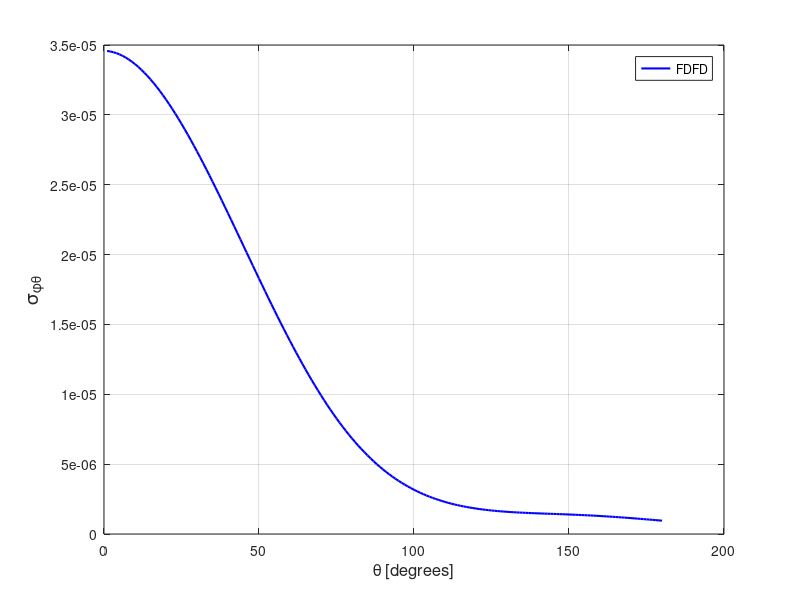

MATLAB code to generate this figure:
spt = [ 
    1  0.34572742E-04
    2  0.34539058E-04
    3  0.34487046E-04
    4  0.34416822E-04
    5  0.34328743E-04
    6  0.34223656E-04
    7  0.34101035E-04
    8  0.33961212E-04
    9  0.33805038E-04
   10  0.33632627E-04
   11  0.33444248E-04
   12  0.33240020E-04
   13  0.33021042E-04
   14  0.32787269E-04
   15  0.32539177E-04
   16  0.32276577E-04
   17  0.32000553E-04
   18  0.31711574E-04
   19  0.31409825E-04
   20  0.31096108E-04
   21  0.30770345E-04
   22  0.30433208E-04
   23  0.30084866E-04
   24  0.29726163E-04
   25  0.29357621E-04
   26  0.28979721E-04
   27  0.28592771E-04
   28  0.28196951E-04
   29  0.27793345E-04
   30  0.27381564E-04
   31  0.26963044E-04
   32  0.26537660E-04
   33  0.26106251E-04
   34  0.25669027E-04
   35  0.25226789E-04
   36  0.24779723E-04
   37  0.24328458E-04
   38  0.23873023E-04
   39  0.23414344E-04
   40  0.22953005E-04
   41  0.22489088E-04
   42  0.22023058E-04
   43  0.21556159E-04
   44  0.21087861E-04
   45  0.20619153E-04
   46  0.20150677E-04
   47  0.19681855E-04
   48  0.19214191E-04
   49  0.18747551E-04
   50  0.18282888E-04
   51  0.17820028E-04
   52  0.17359651E-04
   53  0.16902688E-04
   54  0.16448805E-04
   55  0.15998612E-04
   56  0.15552827E-04
   57  0.15110583E-04
   58  0.14674193E-04
   59  0.14242542E-04
   60  0.13816400E-04
   61  0.13396488E-04
   62  0.12982495E-04
   63  0.12574460E-04
   64  0.12174083E-04
   65  0.11780512E-04
   66  0.11393393E-04
   67  0.11014533E-04
   68  0.10643115E-04
   69  0.10279930E-04
   70  0.99241952E-05
   71  0.95771939E-05
   72  0.92380151E-05
   73  0.89078803E-05
   74  0.85864749E-05
   75  0.82733613E-05
   76  0.79691308E-05
   77  0.76736687E-05
   78  0.73870201E-05
   79  0.71091617E-05
   80  0.68400773E-05
   81  0.65797472E-05
   82  0.63283633E-05
   83  0.60854472E-05
   84  0.58516480E-05
   85  0.56255044E-05
   86  0.54082261E-05
   87  0.51992679E-05
   88  0.49986975E-05
   89  0.48061265E-05
   90  0.46209193E-05
   91  0.44436624E-05
   92  0.42741440E-05
   93  0.41118647E-05
   94  0.39569891E-05
   95  0.38087953E-05
   96  0.36676522E-05
   97  0.35329790E-05
   98  0.34050245E-05
   99  0.32829341E-05
  100  0.31669554E-05
  101  0.30567921E-05
  102  0.29526209E-05
  103  0.28533991E-05
  104  0.27596720E-05
  105  0.26709583E-05
  106  0.25868089E-05
  107  0.25077047E-05
  108  0.24332455E-05
  109  0.23624996E-05
  110  0.22961947E-05
  111  0.22335669E-05
  112  0.21749868E-05
  113  0.21197666E-05
  114  0.20684327E-05
  115  0.20197601E-05
  116  0.19746226E-05
  117  0.19322131E-05
  118  0.18927519E-05
  119  0.18558846E-05
  120  0.18214029E-05
  121  0.17895848E-05
  122  0.17598370E-05
  123  0.17324684E-05
  124  0.17067271E-05
  125  0.16832266E-05
  126  0.16612505E-05
  127  0.16409175E-05
  128  0.16220652E-05
  129  0.16046999E-05
  130  0.15887597E-05
  131  0.15739395E-05
  132  0.15600167E-05
  133  0.15472608E-05
  134  0.15352936E-05
  135  0.15242204E-05
  136  0.15137365E-05
  137  0.15039104E-05
  138  0.14945518E-05
  139  0.14857391E-05
  140  0.14772500E-05
  141  0.14689007E-05
  142  0.14609300E-05
  143  0.14529753E-05
  144  0.14451239E-05
  145  0.14373948E-05
  146  0.14294046E-05
  147  0.14214432E-05
  148  0.14132045E-05
  149  0.14047858E-05
  150  0.13961313E-05
  151  0.13871842E-05
  152  0.13778829E-05
  153  0.13682344E-05
  154  0.13581493E-05
  155  0.13477181E-05
  156  0.13368128E-05
  157  0.13254377E-05
  158  0.13136610E-05
  159  0.13013758E-05
  160  0.12886472E-05
  161  0.12754140E-05
  162  0.12618538E-05
  163  0.12476579E-05
  164  0.12331463E-05
  165  0.12180601E-05
  166  0.12026071E-05
  167  0.11868165E-05
  168  0.11706752E-05
  169  0.11540511E-05
  170  0.11370890E-05
  171  0.11198463E-05
  172  0.11023780E-05
  173  0.10845301E-05
  174  0.10665647E-05
  175  0.10483092E-05
  176  0.10299069E-05
  177  0.10113854E-05
  178  0.99269528E-06
  179  0.97396924E-06
  180  0.95516100E-06
  181  0.93633940E-06
  182  0.91754970E-06
  183  0.89877580E-06
  184  0.88003594E-06
  185  0.86141961E-06
  186  0.84294436E-06
  187  0.82455472E-06
  188  0.80634328E-06
  189  0.78839054E-06
  190  0.77055893E-06
  191  0.75302040E-06
  192  0.73569464E-06
  193  0.71869215E-06
  194  0.70199309E-06
  195  0.68555971E-06
  196  0.66947905E-06
  197  0.65378134E-06
  198  0.63839934E-06
  199  0.62343435E-06
  200  0.60881518E-06
  201  0.59466481E-06
  202  0.58085243E-06
  203  0.56744148E-06
  204  0.55455007E-06
  205  0.54202849E-06
  206  0.52995421E-06
  207  0.51834007E-06
  208  0.50722002E-06
  209  0.49655819E-06
  210  0.48638174E-06
  211  0.47666583E-06
  212  0.46743318E-06
  213  0.45876163E-06
  214  0.45046403E-06
  215  0.44276837E-06
  216  0.43555923E-06
  217  0.42890687E-06
  218  0.42273481E-06
  219  0.41704342E-06
  220  0.41194494E-06
  221  0.40740557E-06
  222  0.40338344E-06
  223  0.39992827E-06
  224  0.39708331E-06
  225  0.39483677E-06
  226  0.39321159E-06
  227  0.39214365E-06
  228  0.39173281E-06
  229  0.39197886E-06
  230  0.39286772E-06
  231  0.39454611E-06
  232  0.39687595E-06
  233  0.40001220E-06
  234  0.40393968E-06
  235  0.40864936E-06
  236  0.41423283E-06
  237  0.42080316E-06
  238  0.42827128E-06
  239  0.43678432E-06
  240  0.44635212E-06
  241  0.45711437E-06
  242  0.46903696E-06
  243  0.48229657E-06
  244  0.49698025E-06
  245  0.51301765E-06
  246  0.53059290E-06
  247  0.54999970E-06
  248  0.57122793E-06
  249  0.59428140E-06
  250  0.61955188E-06
  251  0.64715732E-06
  252  0.67701063E-06
  253  0.70959766E-06
  254  0.74484467E-06
  255  0.78307630E-06
  256  0.82440323E-06
  257  0.86934926E-06
  258  0.91775405E-06
  259  0.97026827E-06
  260  0.10267221E-05
  261  0.10875693E-05
  262  0.11536397E-05
  263  0.12241926E-05
  264  0.13001796E-05
  265  0.13819880E-05
  266  0.14694655E-05
  267  0.15634630E-05
  268  0.16640894E-05
  269  0.17715720E-05
  270  0.18867596E-05
  271  0.20093375E-05
  272  0.21402859E-05
  273  0.22794500E-05
  274  0.24275357E-05
  275  0.25847355E-05
  276  0.27511596E-05
  277  0.29281312E-05
  278  0.31151169E-05
  279  0.33125386E-05
  280  0.35208561E-05
  281  0.37402181E-05
  282  0.39716615E-05
  283  0.42143233E-05
  284  0.44689018E-05
  285  0.47357616E-05
  286  0.50154899E-05
  287  0.53074932E-05
  288  0.56124172E-05
  289  0.59299596E-05
  290  0.62609647E-05
  291  0.66044586E-05
  292  0.69608614E-05
  293  0.73311176E-05
  294  0.77138957E-05
  295  0.81090957E-05
  296  0.85173970E-05
  297  0.89382229E-05
  298  0.93717308E-05
  299  0.98163764E-05
  300  0.10273116E-04
  301  0.10741424E-04
  302  0.11220603E-04
  303  0.11710486E-04
  304  0.12210099E-04
  305  0.12719664E-04
  306  0.13238177E-04
  307  0.13765423E-04
  308  0.14299970E-04
  309  0.14841820E-04
  310  0.15390280E-04
  311  0.15945088E-04
  312  0.16504076E-04
  313  0.17066974E-04
  314  0.17634899E-04
  315  0.18204775E-04
  316  0.18776769E-04
  317  0.19349107E-04
  318  0.19922674E-04
  319  0.20494224E-04
  320  0.21065984E-04
  321  0.21633481E-04
  322  0.22199300E-04
  323  0.22759787E-04
  324  0.23316907E-04
  325  0.23867526E-04
  326  0.24411260E-04
  327  0.24948411E-04
  328  0.25476587E-04
  329  0.25995763E-04
  330  0.26505357E-04
  331  0.27004739E-04
  332  0.27492333E-04
  333  0.27968050E-04
  334  0.28431037E-04
  335  0.28881021E-04
  336  0.29317058E-04
  337  0.29738796E-04
  338  0.30144807E-04
  339  0.30535517E-04
  340  0.30910487E-04
  341  0.31268944E-04
  342  0.31610412E-04
  343  0.31934673E-04
  344  0.32241369E-04
  345  0.32529260E-04
  346  0.32800119E-04
  347  0.33051729E-04
  348  0.33284734E-04
  349  0.33498705E-04
  350  0.33694309E-04
  351  0.33869859E-04
  352  0.34026791E-04
  353  0.34164139E-04
  354  0.34282039E-04
  355  0.34380802E-04
  356  0.34460663E-04
  357  0.34520865E-04
  358  0.34562137E-04
  359  0.34584453E-04
  360  0.34587723E-04
 ]; 
plot(spt(1:180,1),spt(1:180,2),'b-','linewidth',1.5 ); 
grid on 
legend('FDFD');
xlabel('\theta [degrees]','FontSize',12);
ylabel('\sigma_{\phi\theta}','FontSize',14);
